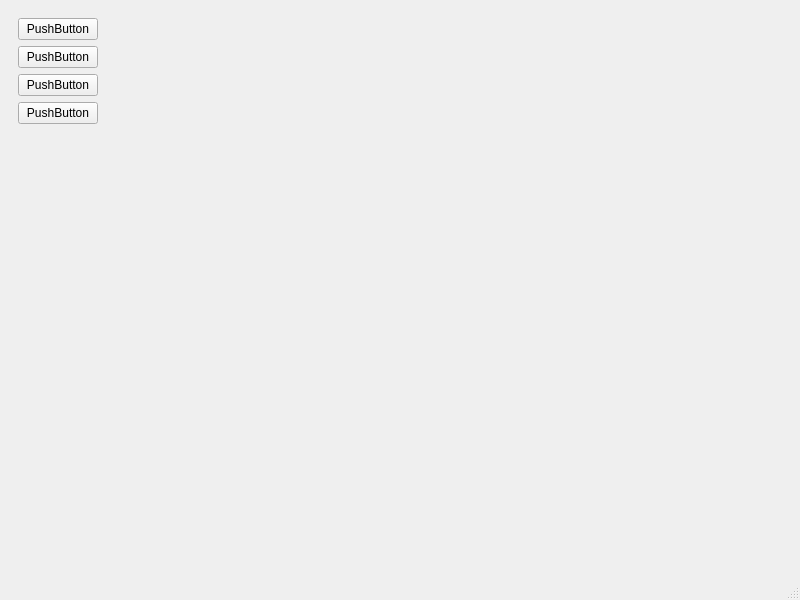
<?xml version="1.0" encoding="UTF-8"?>
<ui version="4.0">
 <class>MainWindow</class>
 <widget class="QMainWindow" name="MainWindow">
  <property name="geometry">
   <rect>
    <x>0</x>
    <y>0</y>
    <width>800</width>
    <height>600</height>
   </rect>
  </property>
  <property name="windowTitle">
   <string>MainWindow</string>
  </property>
  <widget class="QWidget" name="centralwidget">
   <layout class="QGridLayout" name="gridLayout">
    <item row="0" column="0">
     <widget class="QWidget" name="widget_as" native="true">
      <layout class="QGridLayout" name="gridLayout_2">
       <item row="0" column="0">
        <widget class="QPushButton" name="btn1">
         <property name="text">
          <string>PushButton</string>
         </property>
         <property name="checkable">
          <bool>true</bool>
         </property>
         <property name="autoExclusive">
          <bool>true</bool>
         </property>
        </widget>
       </item>
       <item row="2" column="0">
        <widget class="QPushButton" name="btn3">
         <property name="text">
          <string>PushButton</string>
         </property>
         <property name="checkable">
          <bool>true</bool>
         </property>
         <property name="autoExclusive">
          <bool>true</bool>
         </property>
        </widget>
       </item>
       <item row="1" column="0">
        <widget class="QPushButton" name="btn2">
         <property name="text">
          <string>PushButton</string>
         </property>
         <property name="checkable">
          <bool>true</bool>
         </property>
         <property name="autoExclusive">
          <bool>true</bool>
         </property>
        </widget>
       </item>
       <item row="4" column="0">
        <spacer name="verticalSpacer">
         <property name="orientation">
          <enum>Qt::Vertical</enum>
         </property>
         <property name="sizeHint" stdset="0">
          <size>
           <width>20</width>
           <height>40</height>
          </size>
         </property>
        </spacer>
       </item>
       <item row="3" column="0">
        <widget class="QPushButton" name="btn4">
         <property name="text">
          <string>PushButton</string>
         </property>
         <property name="checkable">
          <bool>true</bool>
         </property>
         <property name="autoExclusive">
          <bool>true</bool>
         </property>
        </widget>
       </item>
      </layout>
     </widget>
    </item>
    <item row="0" column="1">
     <widget class="QWidget" name="widget_2" native="true">
      <layout class="QGridLayout" name="gridLayout_3">
       <item row="0" column="0">
        <spacer name="horizontalSpacer">
         <property name="orientation">
          <enum>Qt::Horizontal</enum>
         </property>
         <property name="sizeHint" stdset="0">
          <size>
           <width>662</width>
           <height>20</height>
          </size>
         </property>
        </spacer>
       </item>
      </layout>
     </widget>
    </item>
   </layout>
  </widget>
  <widget class="QMenuBar" name="menubar">
   <property name="geometry">
    <rect>
     <x>0</x>
     <y>0</y>
     <width>800</width>
     <height>21</height>
    </rect>
   </property>
  </widget>
  <widget class="QStatusBar" name="statusbar"/>
 </widget>
 <resources/>
 <connections/>
</ui>
